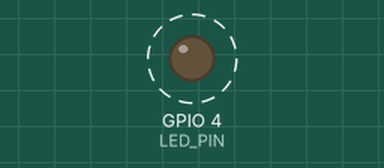
Bench run of a sketch on a simulated ESP32. Shown: output pins drawn as LEDs (lit = HIGH). Dashed ring = blinking. Pins used as bus, display or sensor lines are not drawn; what the sketch prints to the serial monitor is not drawn.

Above: at 0.2 s.
Timing chart, 0 to 3.0 s (numbered marks = the images above):
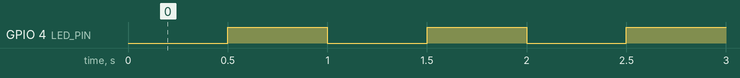

The sketch:

emisor.ino
```cpp
/*
 * N1 - EMISOR: espejo de estado de 1 bit (ESP32 WROOM, esp32:esp32:esp32)
 *
 * Que hace: conmuta la salida TX_DATA cada 500 ms (onda cuadrada de 1 Hz),
 * refleja ese mismo nivel en un LED propio y lo imprime por serie.
 * El receptor (ver ../receptor/receptor.ino) debe reproducir el nivel.
 *
 * CABLEADO (tres cables, no dos):
 *
 *      EMISOR                      RECEPTOR
 *      GPIO26 (TX_DATA) --330R--> GPIO25 (RX_DATA)
 *      GND --------------------------- GND        <-- OBLIGATORIO
 *
 *   LED testigo: GPIO4 -> 330 ohm -> LED -> GND   (en cada placa)
 *
 * GND COMUN: un nivel logico es una TENSION medida contra una referencia.
 * Si las dos placas no comparten GND, el receptor no tiene contra que medir
 * "3.3 V" y lo que lea sera ruido. Sin el cable de GND el enlace "funciona a
 * veces" (por las capacidades parasitas), que es peor que no funcionar.
 *
 * GPIO12 esta PROHIBIDO en este banco: es un pin de strapping (MTDI) que
 * selecciona la tension de la flash al arrancar. Un nivel alto ahi en el reset
 * puede dejar la placa sin arrancar.
 *
 * Serie: 115200 baudios, salida CSV: t_ms,nivel_tx
 */

#include <Arduino.h>

#define TX_DATA 26        // salida de datos hacia RX_DATA (GPIO25) de la otra placa
#define LED_PIN 4         // 2 = LED on-board
#define MEDIO_PERIODO_MS 500

static uint8_t nivel = 0;
static uint32_t proximo_ms = 0;

void setup() {
  Serial.begin(115200);
  pinMode(TX_DATA, OUTPUT);
  pinMode(LED_PIN, OUTPUT);
  digitalWrite(TX_DATA, LOW);
  digitalWrite(LED_PIN, LOW);
  Serial.println("t_ms,nivel_tx");
  proximo_ms = millis() + MEDIO_PERIODO_MS;
}

void loop() {
  // Se compara contra un instante absoluto y se le SUMA el periodo: si este
  // ciclo se retrasa unos ms, el siguiente lo compensa y no se acumula deriva
  // (con delay(500) el periodo real seria 500 ms + tiempo de impresion).
  if ((int32_t)(millis() - proximo_ms) >= 0) {
    proximo_ms += MEDIO_PERIODO_MS;
    nivel ^= 1;
    digitalWrite(TX_DATA, nivel);
    digitalWrite(LED_PIN, nivel);
    Serial.print(millis());
    Serial.print(',');
    Serial.println(nivel);
  }
}
```

Measured:
- by itself, GPIO 4 (LED_PIN): alternates HIGH for 0.50 s and LOW for 0.50 s
